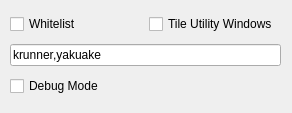
<?xml version="1.0" encoding="UTF-8"?>
<ui version="4.0">
 <class>KWin::AutotileConfigForm</class>
 <widget class="QWidget" name="KWin::AutotileConfigForm">
  <property name="geometry">
   <rect>
    <x>0</x>
    <y>0</y>
    <width>292</width>
    <height>113</height>
   </rect>
  </property>
  <property name="windowTitle">
   <string>Dialog</string>
  </property>
  <widget class="QWidget" name="verticalLayoutWidget">
   <property name="geometry">
    <rect>
     <x>10</x>
     <y>10</y>
     <width>271</width>
     <height>91</height>
    </rect>
   </property>
   <layout class="QVBoxLayout" name="verticalLayout">
    <item>
     <layout class="QHBoxLayout" name="horizontalLayout">
      <item>
       <widget class="QCheckBox" name="kcfg_UseWhitelist">
        <property name="toolTip">
         <string>If disabled, acts as a blacklist</string>
        </property>
        <property name="text">
         <string>Whitelist</string>
        </property>
        <property name="checked">
         <bool>false</bool>
        </property>
       </widget>
      </item>
      <item>
       <widget class="QCheckBox" name="kcfg_TileUtilityWindows">
        <property name="toolTip">
         <string>&lt;html&gt;&lt;head/&gt;&lt;body&gt;&lt;p&gt;Like popups&lt;/p&gt;&lt;/body&gt;&lt;/html&gt;</string>
        </property>
        <property name="text">
         <string>Tile Utility Windows</string>
        </property>
       </widget>
      </item>
     </layout>
    </item>
    <item>
     <widget class="QLineEdit" name="kcfg_Blacklist">
      <property name="toolTip">
       <string>&lt;html&gt;&lt;head/&gt;&lt;body&gt;&lt;p&gt;Blacklist, do not tile these windows (becomes whitelist if whitelist is checked)&lt;/p&gt;&lt;/body&gt;&lt;/html&gt;</string>
      </property>
      <property name="text">
       <string>krunner,yakuake</string>
      </property>
     </widget>
    </item>
    <item>
     <widget class="QCheckBox" name="kcfg_Debug">
      <property name="toolTip">
       <string>&lt;html&gt;&lt;head/&gt;&lt;body&gt;&lt;p&gt;Spams your user journal&lt;/p&gt;&lt;/body&gt;&lt;/html&gt;</string>
      </property>
      <property name="text">
       <string>Debug Mode</string>
      </property>
     </widget>
    </item>
   </layout>
  </widget>
 </widget>
 <resources/>
 <connections/>
</ui>
